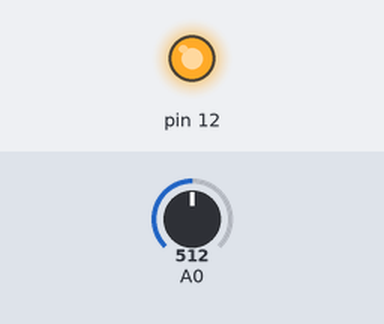
Bench run of a sketch on a simulated Arduino Uno, built with avr-gcc and run on an emulated ATmega328P. Shown: output pins drawn as LEDs (lit = HIGH). The inputs (shaded band) are chosen by the test bench; at power-on: A0 = 512.

Above: at 1.2 s.
1.3 s: A0 set to 488
At 2.4 s:
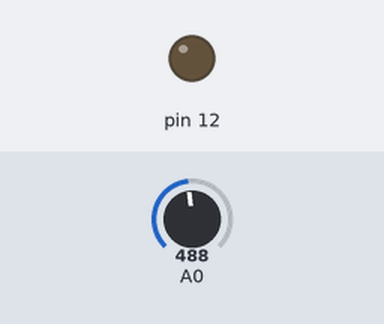
2.8 s: A0 set to 510
At 3.5 s:
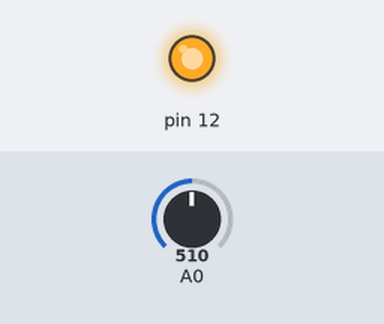
4.3 s: A0 set to 490
At 4.7 s:
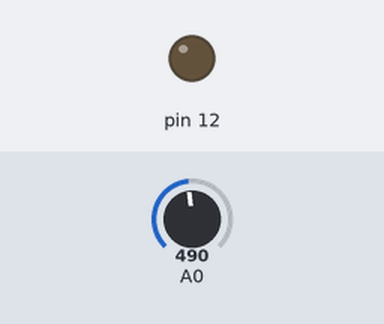
Timing chart, 0 to 7.3 s (numbered marks = the images above; inputs shaded):
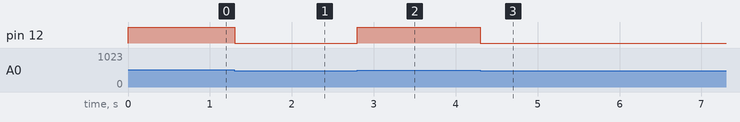

The sketch:

utn_clase_arduino03_001_cottiersolange_c31.ino
```cpp
int valor = 0; //Creamos una variable que almacene el valor de la medicion

void setup()
{
  pinMode(12, OUTPUT);
}

void loop()
{
  valor = analogRead(0); //Leemos el pin A0 y guardamos el numero en valor
  if (valor>=500){       // Si el valor en mayor o igual a 500 se enciende el led conectado al pin 12, de lo contrario, se apaga
  digitalWrite(12, HIGH);
  }else{
    digitalWrite(12, LOW);
  }
}
```

Measured:
- the behaviour switches between 500 and 499 on A0 (found by bisection; images 0 and 1)
- after the input at 1.3 s, pin 12: HIGH → LOW at once
- after the input at 2.8 s, pin 12: LOW → HIGH at once
- after the input at 4.3 s, pin 12: HIGH → LOW at once
